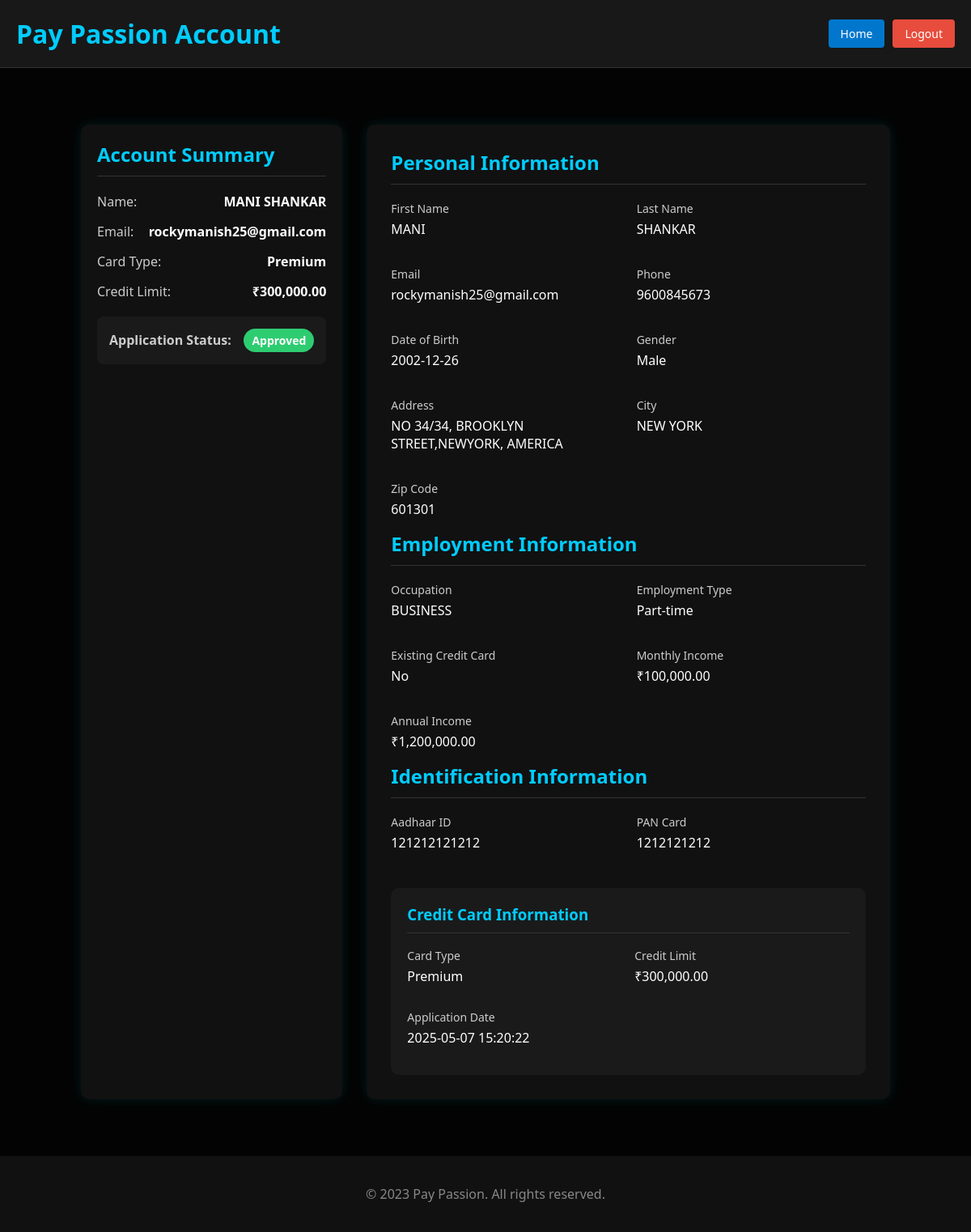
Screenshot of /account_details (signed in) with the database file from the repository.
### tables this page shows
CREATE TABLE users (
        id INTEGER PRIMARY KEY AUTOINCREMENT,
        email TEXT UNIQUE NOT NULL,
        password TEXT NOT NULL,
        first_name TEXT NOT NULL,
        last_name TEXT NOT NULL,
        phone TEXT NOT NULL,
        dob TEXT NOT NULL,
        gender TEXT NOT NULL,
        address TEXT NOT NULL,
        city TEXT NOT NULL,
        zip TEXT NOT NULL,
        occupation TEXT NOT NULL,
        employment TEXT NOT NULL,
        credit_card TEXT NOT NULL,
        monthly_income REAL NOT NULL,
        annual_income REAL NOT NULL,
        credit_card_type TEXT NOT NULL,
        permit_amount REAL NOT NULL,
        aadhaar_id TEXT NOT NULL,
        pan_card TEXT NOT NULL,
        created_at TEXT NOT NULL
    );

CREATE TABLE applications (
        id INTEGER PRIMARY KEY AUTOINCREMENT,
        user_id INTEGER NOT NULL,
        status TEXT DEFAULT 'Under Review',
        FOREIGN KEY (user_id) REFERENCES users (id)
    );

### app.py (the view)
@app.route('/account_details')
def account_details():
    if 'user_id' not in session:
        logging.debug("No user_id in session, redirecting to login")
        return redirect(url_for('login'))
    user_id = session['user_id']
    logging.debug(f"Getting account details for user_id: {user_id}")
    conn = sqlite3.connect('credit_card.db')
    cursor = conn.cursor()
    cursor.execute("SELECT * FROM users WHERE id = ?", (user_id,))
    user = cursor.fetchone()
    if not user:
        logging.debug(f"User with ID {user_id} not found")
        flash('User not found')
        conn.close()
        return redirect(url_for('login'))
    logging.debug(f"User data: ID={user[0]}, Email={user[1]}, Name={user[3]} {user[4]}, Card Type={user[16]}")
    cursor.execute("SELECT status FROM applications WHERE user_id = ?", (user_id,))
    application = cursor.fetchone()
    logging.debug(f"Application status: {application[0] if application else 'None'}")
    conn.close()
    return render_template('account_details.html', user=user, application_status=application[0] if application else 'Under Review')

### templates/account_details.html (shortened to what this page needs)
<!DOCTYPE html>
<html lang="en">
<head>
  <link rel="stylesheet" href="https://cdnjs.cloudflare.com/ajax/libs/font-awesome/6.4.0/css/all.min.css"/>
</head>
<body>
  <header>
    <h1>Pay Passion Account</h1>
    <div class="header-buttons">
      <a href="{{ url_for('index') }}" class="btn">Home</a>
      <a href="{{ url_for('logout') }}" class="btn btn-danger">Logout</a>
    </div>
  </header>
  <div class="container">
    <div class="sidebar">
      <div class="account-info">
        <h2>Account Summary</h2>
        <p><span>Name:</span> <span>{{ user[3] }} {{ user[4] }}</span></p>
        <p><span>Email:</span> <span>{{ user[1] }}</span></p>
        <p><span>Card Type:</span> <span>{{ user[16] }}</span></p>
        <p><span>Credit Limit:</span> <span>₹{{ "{:,.2f}".format(user[17]) }}</span></p>
      </div>
      <div class="application-status">
        <span class="status-label">Application Status:</span>
        <span class="status-value
          {% if application_status == 'Approved' %}
          status-approved
          {% elif application_status == 'Under Review' %}
          status-review
          {% elif application_status == 'Pending' %}
          status-pending
          {% elif application_status == 'Rejected' %}
          status-rejected
          {% endif %}
        ">
          {{ application_status }}
        </span>
      </div>
    </div>
    <div class="main-content">
      <div class="profile-section">
        <h2>Personal Information</h2>
        <div class="user-details">
          <div class="detail-group">
            <label>First Name</label>
            <p>{{ user[3] }}</p>
          </div>
          <div class="detail-group">
            <label>Last Name</label>
            <p>{{ user[4] }}</p>
          </div>
          <div class="detail-group">
            <label>Email</label>
            <p>{{ user[1] }}</p>
          </div>
          <div class="detail-group">
            <label>Phone</label>
            <p>{{ user[5] }}</p>
          </div>
          <div class="detail-group">
            <label>Date of Birth</label>
            <p>{{ user[6] }}</p>
          </div>
          <div class="detail-group">
            <label>Gender</label>
            <p>{{ user[7] }}</p>
          </div>
          <div class="detail-group">
            <label>Address</label>
            <p>{{ user[8] }}</p>
          </div>
          <div class="detail-group">
            <label>City</label>
            <p>{{ user[9] }}</p>
          </div>
          <div class="detail-group">
            <label>Zip Code</label>
            <p>{{ user[10] }}</p>
          </div>
        </div>
        <h2>Employment Information</h2>
        <div class="user-details">
          <div class="detail-group">
            <label>Occupation</label>
            <p>{{ user[11] }}</p>
          </div>
          <div class="detail-group">
            <label>Employment Type</label>
            <p>{{ user[12] }}</p>
          </div>
          <div class="detail-group">
            <label>Existing Credit Card</label>
            <p>{{ user[13] }}</p>
          </div>
          <div class="detail-group">
            <label>Monthly Income</label>
            <p>₹{{ "{:,.2f}".format(user[14]) }}</p>
          </div>
          <div class="detail-group">
            <label>Annual Income</label>
            <p>₹{{ "{:,.2f}".format(user[15]) }}</p>
          </div>
        </div>
        <h2>Identification Information</h2>
        <div class="user-details">
          <div class="detail-group">
            <label>Aadhaar ID</label>
            <p>{{ user[18] }}</p>
          </div>
          <div class="detail-group">
            <label>PAN Card</label>
            <p>{{ user[19] }}</p>
          </div>
        </div>
        <div class="card-details">
          <h3>Credit Card Information</h3>
          <div class="card-info">
            <div class="detail-group">
              <label>Card Type</label>
              <p>{{ user[16] }}</p>
            </div>
            <div class="detail-group">
              <label>Credit Limit</label>
              <p>₹{{ "{:,.2f}".format(user[17]) }}</p>
            </div>
            <div class="detail-group">
              <label>Application Date</label>
              <p>{{ user[20] }}</p>
            </div>
          </div>
        </div>
      </div>
    </div>
  </div>
  <footer>
    <p>&copy; 2023 Pay Passion. All rights reserved.</p>
  </footer>
</body>
</html>

### templates/account_details.html (style rules this page uses)
body { margin: 0; padding: 0; font-family: 'Segoe UI', sans-serif; background-color: #030303; color: white; }
header { background-color: rgba(26, 26, 26, 0.95); padding: 20px; display: flex; align-items: center; justify-content: space-between; border-bottom: 1px solid #333; }
header h1 { margin: 0; color: #00ccff; animation: blinkLoop 1.5s ease-in-out infinite; }
.header-buttons { display: flex; gap: 10px; }
.btn { padding: 8px 15px; background: #0077cc; color: white; border: none; border-radius: 4px; cursor: pointer; text-decoration: none; font-size: 14px; }
.btn-danger { background: #e74c3c; }
.container { max-width: 1000px; margin: 40px auto; padding: 30px; display: grid; grid-template-columns: 1fr 2fr; gap: 30px; }
.sidebar { background-color: #111; border-radius: 10px; padding: 20px; box-shadow: 0 0 15px rgba(0, 255, 255, 0.1); }
.main-content { background-color: #111; border-radius: 10px; padding: 30px; box-shadow: 0 0 15px rgba(0, 255, 255, 0.1); }
.account-info h2 { color: #00ccff; margin-top: 0; border-bottom: 1px solid #333; padding-bottom: 10px; }
.account-info p { display: flex; justify-content: space-between; margin: 15px 0; color: #ccc; }
.account-info p span:last-child { color: white; font-weight: bold; }
.profile-section h2 { color: #00ccff; margin-top: 0; border-bottom: 1px solid #333; padding-bottom: 10px; }
.application-status { background-color: #1a1a1a; padding: 15px; border-radius: 8px; margin: 20px 0; display: flex; align-items: center; justify-content: space-between; }
.status-label { font-weight: bold; color: #ccc; }
.status-value { padding: 5px 10px; border-radius: 20px; font-size: 14px; font-weight: bold; }
.status-approved { background-color: #2ecc71; color: #fff; }
.user-details { display: grid; grid-template-columns: 1fr 1fr; gap: 20px; }
.detail-group { margin-bottom: 15px; }
.detail-group label { display: block; font-size: 14px; color: #ccc; margin-bottom: 5px; }
.detail-group p { margin: 0; font-size: 16px; color: white; }
.card-details { background-color: #1a1a1a; border-radius: 10px; padding: 20px; margin-top: 30px; }
.card-details h3 { color: #00ccff; margin-top: 0; border-bottom: 1px solid #333; padding-bottom: 10px; }
.card-info { display: grid; grid-template-columns: 1fr 1fr; gap: 15px; }
footer { text-align: center; padding: 20px; background-color: #111; color: #888; margin-top: 40px; }

### rows the page displays
users: first_name "MANI", last_name "SHANKAR", email "rockymanish25@gmail.com", credit_card_type "Premium", permit_amount "300,000.00", phone "9600845673", dob "2002-12-26", gender "Male", address "NO 34/34, BROOKLYN STREET,NEWYORK, AMERICA", city "NEW YORK", zip "601301", occupation "BUSINESS", employment "Part-time", credit_card "No", monthly_income "100,000.00", annual_income "1,200,000.00", aadhaar "121212121212", pan_card "1212121212", created_at "2025-05-07 15:20:22"
applications: status "Approved"
